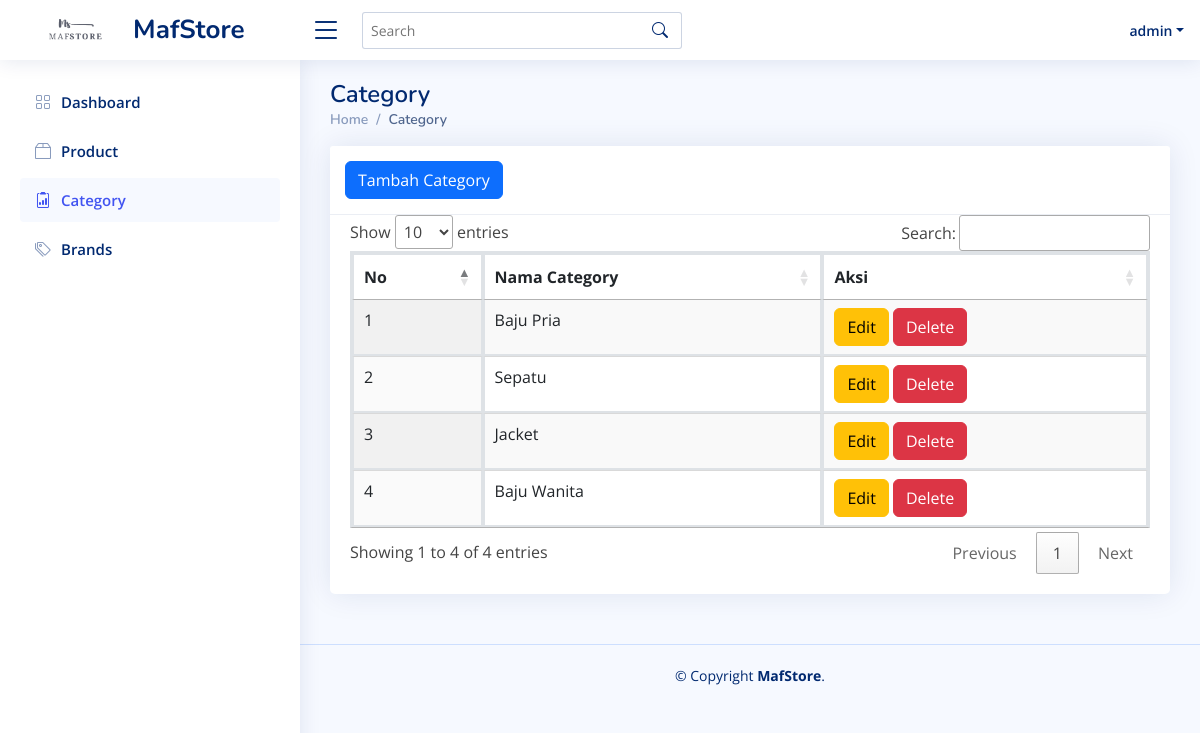
/admin/category/category.php (signed in), run on the app's committed database.
### tables this page shows
CREATE TABLE `category` (
  `id` int(11) NOT NULL,
  `category_name` varchar(50) NOT NULL
);

### admin/category/category.php (the view, shortened to what this page needs)
<?php
include('proses_category.php');
?>
<!DOCTYPE html>
<html lang="en">
<head>
    <link href="../assets/vendor/bootstrap/css/bootstrap.min.css" rel="stylesheet">
    <link href="../assets/vendor/bootstrap-icons/bootstrap-icons.css" rel="stylesheet">
    <link href="../assets/vendor/boxicons/css/boxicons.min.css" rel="stylesheet">
    <link href="../assets/vendor/quill/quill.snow.css" rel="stylesheet">
    <link href="../assets/vendor/quill/quill.bubble.css" rel="stylesheet">
    <link href="../assets/vendor/remixicon/remixicon.css" rel="stylesheet">
    <link href="../assets/vendor/simple-datatables/style.css" rel="stylesheet">
    <link rel="stylesheet" href="https://cdn.datatables.net/1.13.7/css/jquery.dataTables.css" />
    <link href="https://cdn.jsdelivr.net/npm/sweetalert2@11.9.0/dist/sweetalert2.min.css" rel="stylesheet">
    <link href="../assets/css/style.css" rel="stylesheet">
<body>
    <header id="header" class="header fixed-top d-flex align-items-center">
        <div class="d-flex align-items-center justify-content-between">
            <a href="../index.php" class="logo d-flex align-items-center">
                <img src="../assets/img/mafstore3.png" alt="">
                <span class="d-none d-lg-block">MafStore</span>
            </a>
            <i class="bi bi-list toggle-sidebar-btn"></i>
        </div>
        <div class="search-bar">
            <form class="search-form d-flex align-items-center" method="POST" action="#">
                <input type="text" name="query" placeholder="Search" title="Enter search keyword">
                <button type="submit" title="Search"><i class="bi bi-search"></i></button>
            </form>
        </div>
        <nav class="header-nav ms-auto">
            <ul class="d-flex align-items-center">
                <li class="nav-item dropdown pe-3">
                    <a class="nav-link nav-profile d-flex align-items-center pe-0" href="#" data-bs-toggle="dropdown">
                        <span class="d-none d-md-block dropdown-toggle ps-2"><?php echo $_SESSION['nama_user']; ?></span>
                    </a>
                </li>
            </ul>
        </nav>
    </header>
    <aside id="sidebar" class="sidebar">
        <ul class="sidebar-nav" id="sidebar-nav">
            <li class="nav-item">
                <a class="nav-link collapsed" href="../index.php">
                    <i class="bi bi-grid"></i>
                    <span>Dashboard</span>
                </a>
            </li>
            <li class="nav-item">
                <a class="nav-link collapsed" href="../product/product.php">
                    <i class="bi bi-box2"></i>
                    <span>Product</span>
                </a>
            </li>
            <li class="nav-item">
                <a class="nav-link" href="category.php">
                    <i class="bi bi-clipboard2-data"></i>
                    <span>Category</span>
                </a>
            </li>
            <li class="nav-item">
                <a class="nav-link collapsed" href="../brand/brand.php">
                    <i class="bi bi-tags"></i>
                    <span>Brands</span>
                </a>
            </li>
        </ul>
    </aside>
    <main id="main" class="main">
        <div class="pagetitle">
            <h1>Category</h1>
            <nav>
                <ol class="breadcrumb">
                    <li class="breadcrumb-item"><a href="index.php">Home</a></li>
                    <li class="breadcrumb-item active">Category</li>
                </ol>
            </nav>
        </div>
        <section class="section dashboard">
            <div class="card">
                <div class="card-header">
                    <button type="button" class="btn btn-primary" data-bs-toggle="modal" data-bs-target="#exampleModal">
                        Tambah Category
                    </button>
                </div>
                <div class="card-body">
                    <div class="table-responsive">
                        <table class="table table-bordered display" id="myTable">
                            <thead>
                                <tr>
                                    <th>No</th>
                                    <th>Nama Category</th>
                                    <th>Aksi</th>
                                </tr>
                            </thead>
                            <tbody>
                                <?php
                                $datastock = mysqli_query($conn, "SELECT * FROM category");
                                $i = 1;
                                while ($ambildata = mysqli_fetch_array($datastock)) {
                                    $category_name = $ambildata['category_name'];
                                    $aksi = $ambildata['id'];
                                ?>
                                    <tr>
                                        <td><?= $i++; ?></td>
                                        <td><?= $category_name; ?></td>
                                        <td>
                                            <button type="button" class="btn btn-warning" data-bs-toggle="modal" data-bs-target="#edit<?= $aksi; ?>">Edit</button>
                                            <button type="button" class="btn btn-danger" onclick="deleteItem(<?= $aksi; ?>)">Delete</button>
                                        </td>
                                    </tr>
                                <?php
                                };
                                ?>
                            </tbody>
                        </table>
                    </div>
                </div>
            </div>
        </section>
    </main>
    <footer id="footer" class="footer">
        <div class="copyright">
            &copy; Copyright <strong><span>MafStore</span></strong>.
        </div>
    </footer>
</body>
</html>

### admin/assets/css/style.css (style rules this page uses)
:root { scroll-behavior: smooth; }
body { font-family: "Open Sans", sans-serif; background: #f6f9ff; color: #444444; }
a { color: #4154f1; text-decoration: none; }
h1, h2, h3, h4, h5, h6 { font-family: "Nunito", sans-serif; }
.card { position: relative; display: flex; flex-direction: column; min-width: 0; word-wrap: break-word; background-color: #fff; background-clip: border-box; border: 1px solid rgba(0, 0, 0, 0.125); border-radius: 0.25rem; }
.card-header { padding: 0.75rem 1.25rem; margin-bottom: 0; background-color: rgba(0, 0, 0, 0.03); border-bottom: 1px solid rgba(0, 0, 0, 0.125); }
.card-header:first-child { border-radius: calc(0.25rem - 1px) calc(0.25rem - 1px) 0 0; }
.table-bordered { border: 2px solid #dee2e6; }
.table-bordered th, .table-bordered td { border: 2px solid #dee2e6; }
.table-bordered thead th, .table-bordered thead td { border-bottom-width: 3px; }
.card-body { flex: 1 1 auto; min-height: 1px; padding: 1.25rem; }
.table-responsive { display: block; width: 100%; overflow-x: auto; -webkit-overflow-scrolling: touch; }
#main { margin-top: 60px; padding: 20px 30px; transition: all 0.3s; }
.pagetitle { margin-bottom: 10px; }
.pagetitle h1 { font-size: 24px; margin-bottom: 0; font-weight: 600; color: #012970; }
.card { margin-bottom: 30px; border: none; border-radius: 5px; box-shadow: 0px 0 30px rgba(1, 41, 112, 0.1); }
.card-header, .card-footer { border-color: #ebeef4; background-color: #fff; color: #798eb3; padding: 15px; }
.card-body { padding: 0 20px 20px 20px; }
.breadcrumb { font-size: 14px; font-family: "Nunito", sans-serif; color: #899bbd; font-weight: 600; }
.breadcrumb a { color: #899bbd; transition: 0.3s; }
.breadcrumb .breadcrumb-item::before { color: #899bbd; }
.breadcrumb .active { color: #51678f; font-weight: 600; }
.logo { line-height: 1; }
@media (min-width: 1200px) { .logo { width: 280px; } }
.logo img { max-height: 26px; margin-right: 6px; }
.logo span { font-size: 26px; font-weight: 700; color: #012970; font-family: "Nunito", sans-serif; }
.header { transition: all 0.5s; z-index: 997; height: 60px; box-shadow: 0px 2px 20px rgba(1, 41, 112, 0.1); background-color: #fff; padding-left: 20px; }
.header .toggle-sidebar-btn { font-size: 32px; padding-left: 10px; cursor: pointer; color: #012970; }
.header .search-bar { min-width: 360px; padding: 0 20px; }
.header .search-form { width: 100%; }
.header .search-form input { border: 0; font-size: 14px; color: #012970; border: 1px solid rgba(1, 41, 112, 0.2); padding: 7px 38px 7px 8px; border-radius: 3px; transition: 0.3s; width: 100%; }
.header .search-form button { border: 0; padding: 0; margin-left: -30px; background: none; }
.header .search-form button i { color: #012970; }
.header-nav ul { list-style: none; }
.header-nav>ul { margin: 0; padding: 0; }
.header-nav .nav-profile { color: #012970; }
.header-nav .nav-profile span { font-size: 14px; font-weight: 600; }
.sidebar { position: fixed; top: 60px; left: 0; bottom: 0; width: 300px; z-index: 996; transition: all 0.3s; padding: 20px; overflow-y: auto; scrollbar-width: thin; scrollbar-color: #aab7cf transparent; box-shadow: 0px 0px 20px rgba(1, 41, 112, 0.1); background-color: #fff; }
@media (min-width: 1200px) { #main, #footer { margin-left: 300px; } }
.sidebar-nav { padding: 0; margin: 0; list-style: none; }
.sidebar-nav li { padding: 0; margin: 0; list-style: none; }
.sidebar-nav .nav-item { margin-bottom: 5px; }
.sidebar-nav .nav-link { display: flex; align-items: center; font-size: 15px; font-weight: 600; color: #4154f1; transition: 0.3; background: #f6f9ff; padding: 10px 15px; border-radius: 4px; }
.sidebar-nav .nav-link i { font-size: 16px; margin-right: 10px; color: #4154f1; }
.sidebar-nav .nav-link.collapsed { color: #012970; background: #fff; }
.sidebar-nav .nav-link.collapsed i { color: #899bbd; }
.footer { padding: 20px 0; font-size: 14px; transition: all 0.3s; border-top: 1px solid #cddfff; }
.footer .copyright { text-align: center; color: #012970; }

### data on the page
category: category_name "Baju Pria"
category: category_name "Sepatu"
category: category_name "Jacket"
category: category_name "Baju Wanita"

### other printed values
$_SESSION['nama_user'] "admin"
